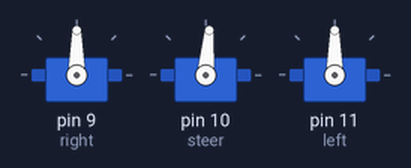
A sketch run on a simulated Arduino Uno, built with avr-gcc and run on an emulated ATmega328P. Parts: 3 × servo. At 13.0 s the program stops and its outputs stay as they are.

Above: at 0.1 s.
At 3.1 s:
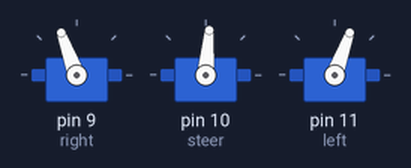
Timing chart, 0 to 14.5 s (numbered marks = the images above):
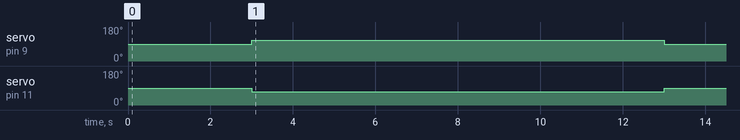

The sketch:

RobotRace.ino
```cpp
#include <Servo.h>

Servo right;
Servo left;
Servo steer;

void setup() {
  // initalizing all servos
  right.attach(9);
  steer.attach(10);
  left.attach(11);

  // makes sure start values are correct
  right.write(90);
  steer.write(85);
  left.write(90);
}

void loop() {
  delay(3000); // 3 second delay
  race(); // calling function to race
  while (1) {
    // ensures that race function doesn't loop
  }
}

void race() {
  // steers straight and runs both wheels at full speed
  right.write(110);
  steer.write(85);
  left.write(70);

  delay(10000); // times out 10 seconds for the race

  //stops wheels at end of race period
  right.write(90);
  steer.write(85);
  left.write(90);
}
```

Measured:
- by itself, servo on pin 9 (right): 90° → 110° at 3.0 s, → 90° 10.0 s later
- by itself, servo on pin 11 (left): 90° → 70° at 3.0 s, → 90° 10.0 s later
